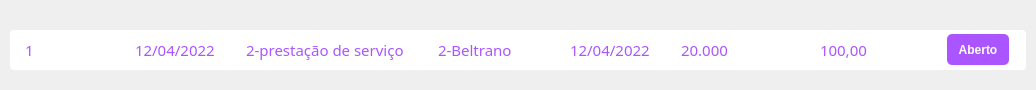
<?xml version="1.0" encoding="UTF-8"?>
<ui version="4.0">
 <class>Form</class>
 <widget class="QWidget" name="Form">
  <property name="geometry">
   <rect>
    <x>0</x>
    <y>0</y>
    <width>1036</width>
    <height>90</height>
   </rect>
  </property>
  <property name="windowTitle">
   <string>Form</string>
  </property>
  <widget class="QFrame" name="pequenoHistoricoEntrada_10">
   <property name="geometry">
    <rect>
     <x>10</x>
     <y>30</y>
     <width>1016</width>
     <height>40</height>
    </rect>
   </property>
   <property name="minimumSize">
    <size>
     <width>0</width>
     <height>40</height>
    </size>
   </property>
   <property name="styleSheet">
    <string notr="true">background-color: rgb(255, 255, 255);
border-radius:4px;</string>
   </property>
   <property name="frameShape">
    <enum>QFrame::StyledPanel</enum>
   </property>
   <property name="frameShadow">
    <enum>QFrame::Raised</enum>
   </property>
   <layout class="QHBoxLayout" name="horizontalLayout_137">
    <property name="spacing">
     <number>0</number>
    </property>
    <property name="leftMargin">
     <number>15</number>
    </property>
    <property name="topMargin">
     <number>0</number>
    </property>
    <property name="rightMargin">
     <number>0</number>
    </property>
    <property name="bottomMargin">
     <number>0</number>
    </property>
    <item>
     <widget class="QFrame" name="frame_274">
      <property name="minimumSize">
       <size>
        <width>110</width>
        <height>0</height>
       </size>
      </property>
      <property name="maximumSize">
       <size>
        <width>110</width>
        <height>16777215</height>
       </size>
      </property>
      <property name="styleSheet">
       <string notr="true"/>
      </property>
      <property name="frameShape">
       <enum>QFrame::StyledPanel</enum>
      </property>
      <property name="frameShadow">
       <enum>QFrame::Raised</enum>
      </property>
      <layout class="QVBoxLayout" name="verticalLayout_210">
       <property name="spacing">
        <number>0</number>
       </property>
       <property name="leftMargin">
        <number>0</number>
       </property>
       <property name="topMargin">
        <number>0</number>
       </property>
       <property name="rightMargin">
        <number>0</number>
       </property>
       <property name="bottomMargin">
        <number>0</number>
       </property>
       <item>
        <widget class="QLabel" name="codigo">
         <property name="maximumSize">
          <size>
           <width>150</width>
           <height>16777215</height>
          </size>
         </property>
         <property name="font">
          <font>
           <family>Segoe UI Semibold</family>
           <pointsize>11</pointsize>
          </font>
         </property>
         <property name="styleSheet">
          <string notr="true">color: rgb(170, 85, 255);</string>
         </property>
         <property name="text">
          <string>1</string>
         </property>
         <property name="alignment">
          <set>Qt::AlignLeading|Qt::AlignLeft|Qt::AlignVCenter</set>
         </property>
        </widget>
       </item>
      </layout>
     </widget>
    </item>
    <item>
     <widget class="QFrame" name="frame_289">
      <property name="minimumSize">
       <size>
        <width>110</width>
        <height>0</height>
       </size>
      </property>
      <property name="maximumSize">
       <size>
        <width>110</width>
        <height>16777215</height>
       </size>
      </property>
      <property name="styleSheet">
       <string notr="true"/>
      </property>
      <property name="frameShape">
       <enum>QFrame::StyledPanel</enum>
      </property>
      <property name="frameShadow">
       <enum>QFrame::Raised</enum>
      </property>
      <layout class="QVBoxLayout" name="verticalLayout_216">
       <property name="spacing">
        <number>0</number>
       </property>
       <property name="leftMargin">
        <number>0</number>
       </property>
       <property name="topMargin">
        <number>0</number>
       </property>
       <property name="rightMargin">
        <number>0</number>
       </property>
       <property name="bottomMargin">
        <number>0</number>
       </property>
       <item>
        <widget class="QLabel" name="emissao">
         <property name="maximumSize">
          <size>
           <width>16777215</width>
           <height>38</height>
          </size>
         </property>
         <property name="font">
          <font>
           <family>Segoe UI Semibold</family>
           <pointsize>11</pointsize>
          </font>
         </property>
         <property name="styleSheet">
          <string notr="true">color: rgb(170, 85, 255);</string>
         </property>
         <property name="text">
          <string>12/04/2022</string>
         </property>
         <property name="alignment">
          <set>Qt::AlignLeading|Qt::AlignLeft|Qt::AlignVCenter</set>
         </property>
        </widget>
       </item>
      </layout>
     </widget>
    </item>
    <item>
     <widget class="QFrame" name="frame_290">
      <property name="minimumSize">
       <size>
        <width>190</width>
        <height>0</height>
       </size>
      </property>
      <property name="maximumSize">
       <size>
        <width>190</width>
        <height>16777215</height>
       </size>
      </property>
      <property name="styleSheet">
       <string notr="true"/>
      </property>
      <property name="frameShape">
       <enum>QFrame::StyledPanel</enum>
      </property>
      <property name="frameShadow">
       <enum>QFrame::Raised</enum>
      </property>
      <layout class="QVBoxLayout" name="verticalLayout_217">
       <property name="spacing">
        <number>0</number>
       </property>
       <property name="leftMargin">
        <number>1</number>
       </property>
       <property name="topMargin">
        <number>0</number>
       </property>
       <property name="rightMargin">
        <number>0</number>
       </property>
       <property name="bottomMargin">
        <number>0</number>
       </property>
       <item>
        <widget class="QLabel" name="categoria">
         <property name="font">
          <font>
           <family>Segoe UI Semibold</family>
           <pointsize>11</pointsize>
          </font>
         </property>
         <property name="styleSheet">
          <string notr="true">color: rgb(170, 85, 255);</string>
         </property>
         <property name="text">
          <string>2-prestação de serviço</string>
         </property>
         <property name="alignment">
          <set>Qt::AlignLeading|Qt::AlignLeft|Qt::AlignVCenter</set>
         </property>
        </widget>
       </item>
      </layout>
     </widget>
    </item>
    <item>
     <widget class="QFrame" name="frame_291">
      <property name="minimumSize">
       <size>
        <width>125</width>
        <height>0</height>
       </size>
      </property>
      <property name="maximumSize">
       <size>
        <width>125</width>
        <height>16777215</height>
       </size>
      </property>
      <property name="styleSheet">
       <string notr="true"/>
      </property>
      <property name="frameShape">
       <enum>QFrame::StyledPanel</enum>
      </property>
      <property name="frameShadow">
       <enum>QFrame::Raised</enum>
      </property>
      <layout class="QVBoxLayout" name="verticalLayout_218">
       <property name="spacing">
        <number>0</number>
       </property>
       <property name="leftMargin">
        <number>3</number>
       </property>
       <property name="topMargin">
        <number>0</number>
       </property>
       <property name="rightMargin">
        <number>0</number>
       </property>
       <property name="bottomMargin">
        <number>0</number>
       </property>
       <item>
        <widget class="QLabel" name="cliente">
         <property name="maximumSize">
          <size>
           <width>16777215</width>
           <height>38</height>
          </size>
         </property>
         <property name="font">
          <font>
           <family>Segoe UI Semibold</family>
           <pointsize>11</pointsize>
          </font>
         </property>
         <property name="styleSheet">
          <string notr="true">color: rgb(170, 85, 255);</string>
         </property>
         <property name="text">
          <string>2-Beltrano</string>
         </property>
         <property name="alignment">
          <set>Qt::AlignLeading|Qt::AlignLeft|Qt::AlignVCenter</set>
         </property>
        </widget>
       </item>
      </layout>
     </widget>
    </item>
    <item>
     <widget class="QFrame" name="frame_292">
      <property name="minimumSize">
       <size>
        <width>117</width>
        <height>0</height>
       </size>
      </property>
      <property name="maximumSize">
       <size>
        <width>119</width>
        <height>16777215</height>
       </size>
      </property>
      <property name="styleSheet">
       <string notr="true"/>
      </property>
      <property name="frameShape">
       <enum>QFrame::StyledPanel</enum>
      </property>
      <property name="frameShadow">
       <enum>QFrame::Raised</enum>
      </property>
      <layout class="QVBoxLayout" name="verticalLayout_219">
       <property name="spacing">
        <number>0</number>
       </property>
       <property name="leftMargin">
        <number>10</number>
       </property>
       <property name="topMargin">
        <number>0</number>
       </property>
       <property name="rightMargin">
        <number>0</number>
       </property>
       <property name="bottomMargin">
        <number>0</number>
       </property>
       <item>
        <widget class="QLabel" name="vencimento">
         <property name="maximumSize">
          <size>
           <width>16777215</width>
           <height>38</height>
          </size>
         </property>
         <property name="font">
          <font>
           <family>Segoe UI Semibold</family>
           <pointsize>11</pointsize>
          </font>
         </property>
         <property name="styleSheet">
          <string notr="true">color: rgb(170, 85, 255);</string>
         </property>
         <property name="text">
          <string>12/04/2022</string>
         </property>
         <property name="alignment">
          <set>Qt::AlignLeading|Qt::AlignLeft|Qt::AlignVCenter</set>
         </property>
        </widget>
       </item>
      </layout>
     </widget>
    </item>
    <item>
     <widget class="QFrame" name="frame_293">
      <property name="maximumSize">
       <size>
        <width>12345678</width>
        <height>16777215</height>
       </size>
      </property>
      <property name="styleSheet">
       <string notr="true"/>
      </property>
      <property name="frameShape">
       <enum>QFrame::StyledPanel</enum>
      </property>
      <property name="frameShadow">
       <enum>QFrame::Raised</enum>
      </property>
      <layout class="QHBoxLayout" name="horizontalLayout_141">
       <property name="spacing">
        <number>0</number>
       </property>
       <property name="leftMargin">
        <number>2</number>
       </property>
       <property name="topMargin">
        <number>0</number>
       </property>
       <property name="rightMargin">
        <number>0</number>
       </property>
       <property name="bottomMargin">
        <number>0</number>
       </property>
       <item>
        <widget class="QLabel" name="valorTotal">
         <property name="font">
          <font>
           <family>Segoe UI Semibold</family>
           <pointsize>11</pointsize>
          </font>
         </property>
         <property name="styleSheet">
          <string notr="true">color: rgb(170, 85, 255);</string>
         </property>
         <property name="text">
          <string>20.000</string>
         </property>
         <property name="alignment">
          <set>Qt::AlignLeading|Qt::AlignLeft|Qt::AlignVCenter</set>
         </property>
        </widget>
       </item>
      </layout>
     </widget>
    </item>
    <item>
     <widget class="QFrame" name="frame_294">
      <property name="styleSheet">
       <string notr="true"/>
      </property>
      <property name="frameShape">
       <enum>QFrame::StyledPanel</enum>
      </property>
      <property name="frameShadow">
       <enum>QFrame::Raised</enum>
      </property>
      <layout class="QVBoxLayout" name="verticalLayout_220">
       <property name="leftMargin">
        <number>7</number>
       </property>
       <property name="topMargin">
        <number>0</number>
       </property>
       <property name="rightMargin">
        <number>0</number>
       </property>
       <property name="bottomMargin">
        <number>0</number>
       </property>
       <item>
        <widget class="QLabel" name="valorPago">
         <property name="minimumSize">
          <size>
           <width>96</width>
           <height>0</height>
          </size>
         </property>
         <property name="font">
          <font>
           <family>Segoe UI Semibold</family>
           <pointsize>11</pointsize>
          </font>
         </property>
         <property name="styleSheet">
          <string notr="true">color:rgb(170, 85, 255)</string>
         </property>
         <property name="text">
          <string>100,00</string>
         </property>
         <property name="alignment">
          <set>Qt::AlignLeading|Qt::AlignLeft|Qt::AlignVCenter</set>
         </property>
        </widget>
       </item>
      </layout>
     </widget>
    </item>
    <item>
     <widget class="QFrame" name="frame_295">
      <property name="minimumSize">
       <size>
        <width>0</width>
        <height>25</height>
       </size>
      </property>
      <property name="maximumSize">
       <size>
        <width>79</width>
        <height>35</height>
       </size>
      </property>
      <property name="styleSheet">
       <string notr="true"/>
      </property>
      <property name="frameShape">
       <enum>QFrame::StyledPanel</enum>
      </property>
      <property name="frameShadow">
       <enum>QFrame::Raised</enum>
      </property>
      <layout class="QVBoxLayout" name="verticalLayout_221">
       <property name="spacing">
        <number>0</number>
       </property>
       <property name="leftMargin">
        <number>0</number>
       </property>
       <property name="topMargin">
        <number>0</number>
       </property>
       <property name="rightMargin">
        <number>0</number>
       </property>
       <property name="bottomMargin">
        <number>0</number>
       </property>
       <item alignment="Qt::AlignLeft">
        <widget class="QPushButton" name="status">
         <property name="minimumSize">
          <size>
           <width>62</width>
           <height>31</height>
          </size>
         </property>
         <property name="maximumSize">
          <size>
           <width>57</width>
           <height>16777215</height>
          </size>
         </property>
         <property name="font">
          <font>
           <pointsize>9</pointsize>
           <bold>true</bold>
          </font>
         </property>
         <property name="styleSheet">
          <string notr="true">background-color: rgb(170, 85, 255);
border-radius:5px;
color: rgb(255, 255, 255);</string>
         </property>
         <property name="text">
          <string>Aberto</string>
         </property>
        </widget>
       </item>
      </layout>
     </widget>
    </item>
   </layout>
  </widget>
 </widget>
 <resources/>
 <connections/>
</ui>
